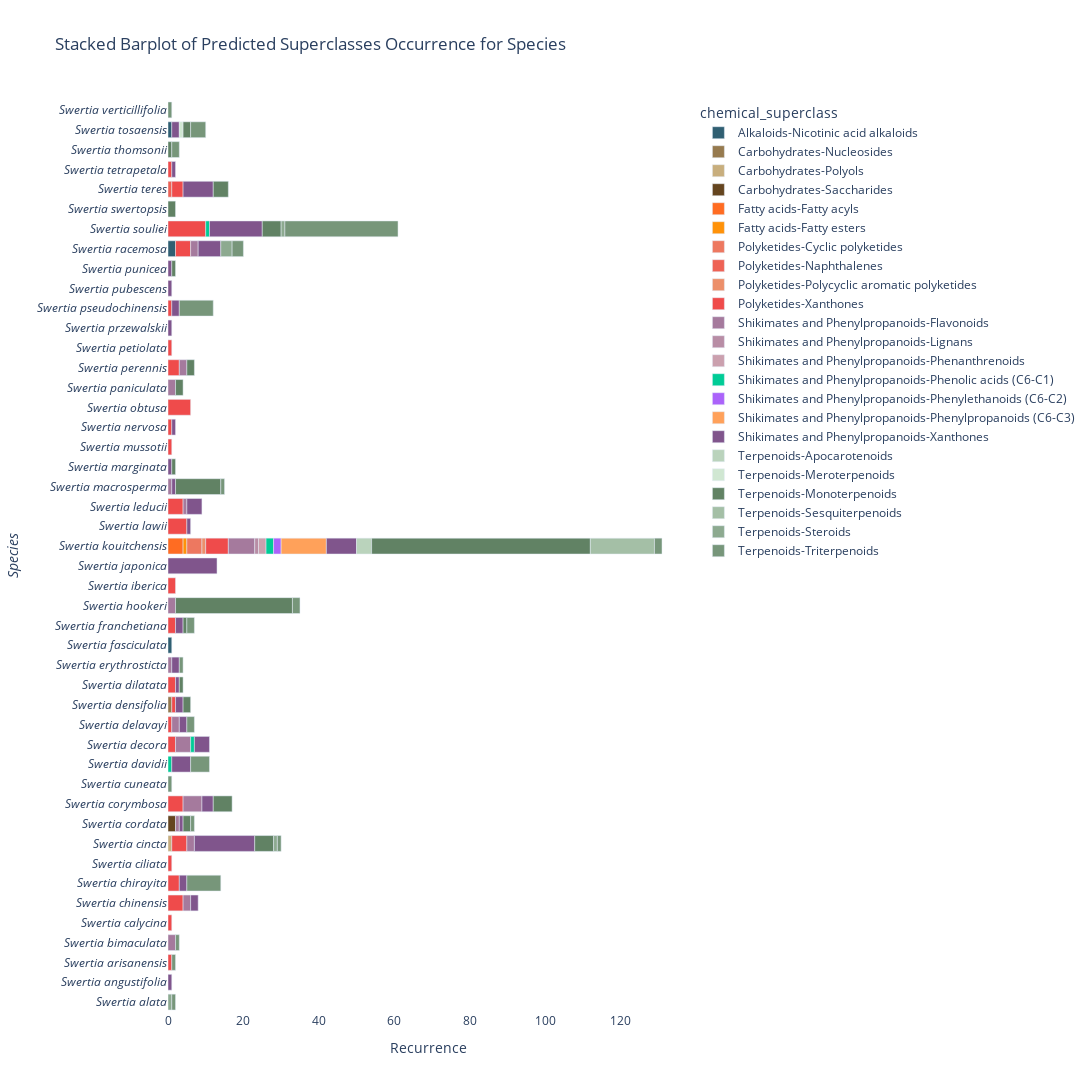

The code cell stored with this chart in its notebook:
### Markdown cell above
# BARPLOT CHEMICAL_SUPERCLASS - SPECIES

### Code cell
# Step 1: Read data from all .tsv files in the output_folder
all_data = pd.concat([pd.read_csv(os.path.join(output_folder, 'species_data', filename), sep='\t') for filename in os.listdir(os.path.join(output_folder, 'species_data')) if filename.endswith(".tsv")])

# Step 2: Rename the "organism_taxonomy_09species" column to "species"
all_data.rename(columns={'organism_taxonomy_09species': 'species'}, inplace=True)

# Remove 'API Error-API Error' and 'Not Classified-Not Classified'
all_data = all_data[~all_data['chemical_superclass'].isin(['API Error-API Error', 'Not Classified-Not Classified'])]

# Apply the function to each row
all_data[['Pathway', 'superclass']] = all_data.apply(lambda row: split_chemical_superclass(row), axis=1, result_type='expand')

# Step 4: Process data for color mapping
color_map = {}
for pathway, superclasses in all_data.groupby('Pathway')['superclass'].unique().items():
    shades = generate_shades(pathway, len(superclasses))
    for superclass, shade in zip(superclasses, shades):
        color_map[f"{pathway}-{superclass}"] = shade

# Step 5: Group and aggregate data to calculate recurrence
agg_data = all_data.groupby(['species', 'chemical_superclass']).size().reset_index(name='recurrence')

# Convert 'species' column to categorical data
agg_data['species'] = pd.Categorical(agg_data['species'], categories=agg_data['species'].unique(), ordered=True)

# Get unique species names
unique_species = agg_data['species'].unique()

# Get unique chemical superclasses and sort them alphabetically
unique_superclasses = sorted(agg_data['chemical_superclass'].unique())

# Calculate total recurrence for each species
total_recurrence_per_species = agg_data.groupby('species')['recurrence'].sum()

# Create the stacked barplot with the custom color palette
fig = px.bar(agg_data, y='species', x='recurrence',
             title='Stacked Barplot of Predicted Superclasses Occurrence for Species',
             labels={'recurrence': 'Recurrence'},
             color='chemical_superclass',
             color_discrete_map=color_map,
             category_orders={'species': unique_species, 'chemical_superclass': unique_superclasses},
             orientation='h')

# Modify the y-axis label
fig.update_yaxes(title_text='<i>Species<i>')

# Set species labels in italics
fig.update_layout(yaxis=dict(tickmode='array',
                              tickvals=list(range(len(unique_species))),
                              ticktext=[f'<i>{species}</i>' for species in unique_species]
                              ))

# Set a white background
fig.update_layout(plot_bgcolor='white')

# Modify the size of the figure
fig.update_layout(width=1500, height=1500)

# Save the figure as an HTML file
fig.write_html(f'{output_folder}Wikidata_superclass_barplot_species.html')

# Show the figure
fig.show()

### Figure 1 — Plotly figure (JSON) as saved in the notebook; plotly's stock layout.template omitted (floating-point values rounded to 4 significant figures)
{"data": [{"alignmentgroup": "True", "hovertemplate": "chemical_superclass=Alkaloids-Nicotinic acid alkaloids<br>Recurrence=%{x}<br>species=%{y}<extra></extra>", "legendgroup": "Alkaloids-Nicotinic acid alkaloids", "marker": {"color": "#305F72", "pattern": {"shape": ""}}, "name": "Alkaloids-Nicotinic acid alkaloids", "offsetgroup": "Alkaloids-Nicotinic acid alkaloids", "orientation": "h", "showlegend": true, "textposition": "auto", "type": "bar", "x": [1, 2, 1], "xaxis": "x", "y": ["Swertia angustifolia", "Swertia ciliata", "Swertia marginata"], "yaxis": "y"}, {"alignmentgroup": "True", "hovertemplate": "chemical_superclass=Carbohydrates-Nucleosides<br>Recurrence=%{x}<br>species=%{y}<extra></extra>", "legendgroup": "Carbohydrates-Nucleosides", "marker": {"color": "#967a4e", "pattern": {"shape": ""}}, "name": "Carbohydrates-Nucleosides", "offsetgroup": "Carbohydrates-Nucleosides", "orientation": "h", "showlegend": true, "textposition": "auto", "type": "bar", "x": [1], "xaxis": "x", "y": ["Swertia obtusa"], "yaxis": "y"}, {"alignmentgroup": "True", "hovertemplate": "chemical_superclass=Carbohydrates-Polyols<br>Recurrence=%{x}<br>species=%{y}<extra></extra>", "legendgroup": "Carbohydrates-Polyols", "marker": {"color": "#c8ae7d", "pattern": {"shape": ""}}, "name": "Carbohydrates-Polyols", "offsetgroup": "Carbohydrates-Polyols", "orientation": "h", "showlegend": true, "textposition": "auto", "type": "bar", "x": [1], "xaxis": "x", "y": ["Swertia punicea"], "yaxis": "y"}, {"alignmentgroup": "True", "hovertemplate": "chemical_superclass=Carbohydrates-Saccharides<br>Recurrence=%{x}<br>species=%{y}<extra></extra>", "legendgroup": "Carbohydrates-Saccharides", "marker": {"color": "#65451f", "pattern": {"shape": ""}}, "name": "Carbohydrates-Saccharides", "offsetgroup": "Carbohydrates-Saccharides", "orientation": "h", "showlegend": true, "textposition": "auto", "type": "bar", "x": [2], "xaxis": "x", "y": ["Swertia pubescens"], "yaxis": "y"}, {"alignmentgroup": "True", "hovertemplate": "chemical_superclass=Fatty acids-Fatty acyls<br>Recurrence=%{x}<br>species=%{y}<extra></extra>", "legendgroup": "Fatty acids-Fatty acyls", "marker": {"color": "#ff6c22", "pattern": {"shape": ""}}, "name": "Fatty acids-Fatty acyls", "offsetgroup": "Fatty acids-Fatty acyls", "orientation": "h", "showlegend": true, "textposition": "auto", "type": "bar", "x": [4], "xaxis": "x", "y": ["Swertia japonica"], "yaxis": "y"}, {"alignmentgroup": "True", "hovertemplate": "chemical_superclass=Fatty acids-Fatty esters<br>Recurrence=%{x}<br>species=%{y}<extra></extra>", "legendgroup": "Fatty acids-Fatty esters", "marker": {"color": "#ff9209", "pattern": {"shape": ""}}, "name": "Fatty acids-Fatty esters", "offsetgroup": "Fatty acids-Fatty esters", "orientation": "h", "showlegend": true, "textposition": "auto", "type": "bar", "x": [1], "xaxis": "x", "y": ["Swertia japonica"], "yaxis": "y"}, {"alignmentgroup": "True", "hovertemplate": "chemical_superclass=Polyketides-Cyclic polyketides<br>Recurrence=%{x}<br>species=%{y}<extra></extra>", "legendgroup": "Polyketides-Cyclic polyketides", "marker": {"color": "#ed7860", "pattern": {"shape": ""}}, "name": "Polyketides-Cyclic polyketides", "offsetgroup": "Polyketides-Cyclic polyketides", "orientation": "h", "showlegend": true, "textposition": "auto", "type": "bar", "x": [4], "xaxis": "x", "y": ["Swertia japonica"], "yaxis": "y"}, {"alignmentgroup": "True", "hovertemplate": "chemical_superclass=Polyketides-Naphthalenes<br>Recurrence=%{x}<br>species=%{y}<extra></extra>", "legendgroup": "Polyketides-Naphthalenes", "marker": {"color": "#ee6255", "pattern": {"shape": ""}}, "name": "Polyketides-Naphthalenes", "offsetgroup": "Polyketides-Naphthalenes", "orientation": "h", "showlegend": true, "textposition": "auto", "type": "bar", "x": [1], "xaxis": "x", "y": ["Swertia calycina"], "yaxis": "y"}, {"alignmentgroup": "True", "hovertemplate": "chemical_superclass=Polyketides-Polycyclic aromatic polyketides<br>Recurrence=%{x}<br>species=%{y}<extra></extra>", "legendgroup": "Polyketides-Polycyclic aromatic polyketides", "marker": {"color": "#ec8f6a", "pattern": {"shape": ""}}, "name": "Polyketides-Polycyclic aromatic polyketides", "offsetgroup": "Polyketides-Polycyclic aromatic polyketides", "orientation": "h", "showlegend": true, "textposition": "auto", "type": "bar", "x": [1], "xaxis": "x", "y": ["Swertia japonica"], "yaxis": "y"}, {"alignmentgroup": "True", "hovertemplate": "chemical_superclass=Polyketides-Xanthones<br>Recurrence=%{x}<br>species=%{y}<extra></extra>", "legendgroup": "Polyketides-Xanthones", "marker": {"color": "#ef4b4b", "pattern": {"shape": ""}}, "name": "Polyketides-Xanthones", "offsetgroup": "Polyketides-Xanthones", "orientation": "h", "showlegend": true, "textposition": "auto", "type": "bar", "x": [1, 3, 10, 4, 1, 1, 3, 6, 1, 1, 4, 5, 6, 2, 2, 2, 1, 1, 2, 4, 4, 1, 3, 4, 1, 1], "xaxis": "x", "y": ["Swertia bimaculata", "Swertia calycina", "Swertia chirayita", "Swertia ciliata", "Swertia corymbosa", "Swertia davidii", "Swertia decora", "Swertia densifolia", "Swertia dilatata", "Swertia erythrosticta", "Swertia hookeri", "Swertia iberica", "Swertia japonica", "Swertia lawii", "Swertia macrosperma", "Swertia nervosa", "Swertia obtusa", "Swertia paniculata", "Swertia perennis", "Swertia pseudochinensis", "Swertia punicea", "Swertia racemosa", "Swertia souliei", "Swertia swertopsis", "Swertia teres", "Swertia thomsonii"], "yaxis": "y"}, {"alignmentgroup": "True", "hovertemplate": "chemical_superclass=Shikimates and Phenylpropanoids-Flavonoids<br>Recurrence=%{x}<br>species=%{y}<extra></extra>", "legendgroup": "Shikimates and Phenylpropanoids-Flavonoids", "marker": {"color": "#a57a9d", "pattern": {"shape": ""}}, "name": "Shikimates and Phenylpropanoids-Flavonoids", "offsetgroup": "Shikimates and Phenylpropanoids-Flavonoids", "orientation": "h", "showlegend": true, "textposition": "auto", "type": "bar", "x": [2, 2, 2, 1, 1, 7, 2, 1, 2, 4, 5, 1, 2, 2, 2], "xaxis": "x", "y": ["Swertia ciliata", "Swertia decora", "Swertia delavayi", "Swertia franchetiana", "Swertia hookeri", "Swertia japonica", "Swertia leducii", "Swertia mussotii", "Swertia paniculata", "Swertia perennis", "Swertia pseudochinensis", "Swertia pubescens", "Swertia punicea", "Swertia swertopsis", "Swertia tetrapetala"], "yaxis": "y"}, {"alignmentgroup": "True", "hovertemplate": "chemical_superclass=Shikimates and Phenylpropanoids-Lignans<br>Recurrence=%{x}<br>species=%{y}<extra></extra>", "legendgroup": "Shikimates and Phenylpropanoids-Lignans", "marker": {"color": "#b88da5", "pattern": {"shape": ""}}, "name": "Shikimates and Phenylpropanoids-Lignans", "offsetgroup": "Shikimates and Phenylpropanoids-Lignans", "orientation": "h", "showlegend": true, "textposition": "auto", "type": "bar", "x": [1], "xaxis": "x", "y": ["Swertia japonica"], "yaxis": "y"}, {"alignmentgroup": "True", "hovertemplate": "chemical_superclass=Shikimates and Phenylpropanoids-Phenanthrenoids<br>Recurrence=%{x}<br>species=%{y}<extra></extra>", "legendgroup": "Shikimates and Phenylpropanoids-Phenanthrenoids", "marker": {"color": "#cba0ae", "pattern": {"shape": ""}}, "name": "Shikimates and Phenylpropanoids-Phenanthrenoids", "offsetgroup": "Shikimates and Phenylpropanoids-Phenanthrenoids", "orientation": "h", "showlegend": true, "textposition": "auto", "type": "bar", "x": [2], "xaxis": "x", "y": ["Swertia japonica"], "yaxis": "y"}, {"alignmentgroup": "True", "hovertemplate": "chemical_superclass=Shikimates and Phenylpropanoids-Phenolic acids (C6-C1)<br>Recurrence=%{x}<br>species=%{y}<extra></extra>", "legendgroup": "Shikimates and Phenylpropanoids-Phenolic acids (C6-C1)", "marker": {"color": "#00cc96", "pattern": {"shape": ""}}, "name": "Shikimates and Phenylpropanoids-Phenolic acids (C6-C1)", "offsetgroup": "Shikimates and Phenylpropanoids-Phenolic acids (C6-C1)", "orientation": "h", "showlegend": true, "textposition": "auto", "type": "bar", "x": [1, 2, 1, 1], "xaxis": "x", "y": ["Swertia chirayita", "Swertia japonica", "Swertia perennis", "Swertia petiolata"], "yaxis": "y"}, {"alignmentgroup": "True", "hovertemplate": "chemical_superclass=Shikimates and Phenylpropanoids-Phenylethanoids (C6-C2)<br>Recurrence=%{x}<br>species=%{y}<extra></extra>", "legendgroup": "Shikimates and Phenylpropanoids-Phenylethanoids (C6-C2)", "marker": {"color": "#ab63fa", "pattern": {"shape": ""}}, "name": "Shikimates and Phenylpropanoids-Phenylethanoids (C6-C2)", "offsetgroup": "Shikimates and Phenylpropanoids-Phenylethanoids (C6-C2)", "orientation": "h", "showlegend": true, "textposition": "auto", "type": "bar", "x": [2], "xaxis": "x", "y": ["Swertia japonica"], "yaxis": "y"}, {"alignmentgroup": "True", "hovertemplate": "chemical_superclass=Shikimates and Phenylpropanoids-Phenylpropanoids (C6-C3)<br>Recurrence=%{x}<br>species=%{y}<extra></extra>", "legendgroup": "Shikimates and Phenylpropanoids-Phenylpropanoids (C6-C3)", "marker": {"color": "#FFA15A", "pattern": {"shape": ""}}, "name": "Shikimates and Phenylpropanoids-Phenylpropanoids (C6-C3)", "offsetgroup": "Shikimates and Phenylpropanoids-Phenylpropanoids (C6-C3)", "orientation": "h", "showlegend": true, "textposition": "auto", "type": "bar", "x": [12], "xaxis": "x", "y": ["Swertia japonica"], "yaxis": "y"}, {"alignmentgroup": "True", "hovertemplate": "chemical_superclass=Shikimates and Phenylpropanoids-Xanthones<br>Recurrence=%{x}<br>species=%{y}<extra></extra>", "legendgroup": "Shikimates and Phenylpropanoids-Xanthones", "marker": {"color": "#80558c", "pattern": {"shape": ""}}, "name": "Shikimates and Phenylpropanoids-Xanthones", "offsetgroup": "Shikimates and Phenylpropanoids-Xanthones", "orientation": "h", "showlegend": true, "textposition": "auto", "type": "bar", "x": [2, 1, 8, 14, 6, 1, 1, 2, 1, 1, 1, 1, 4, 1, 8, 13, 2, 2, 1, 2, 2, 4, 5, 3, 1, 16, 2, 2, 1], "xaxis": "x", "y": ["Swertia angustifolia", "Swertia bimaculata", "Swertia calycina", "Swertia chirayita", "Swertia ciliata", "Swertia cincta", "Swertia cordata", "Swertia corymbosa", "Swertia cuneata", "Swertia dilatata", "Swertia fasciculata", "Swertia franchetiana", "Swertia hookeri", "Swertia iberica", "Swertia japonica", "Swertia kouitchensis", "Swertia macrosperma", "Swertia mussotii", "Swertia nervosa", "Swertia obtusa", "Swertia paniculata", "Swertia perennis", "Swertia petiolata", "Swertia pseudochinensis", "Swertia pubescens", "Swertia punicea", "Swertia souliei", "Swertia swertopsis", "Swertia tosaensis"], "yaxis": "y"}, {"alignmentgroup": "True", "hovertemplate": "chemical_superclass=Terpenoids-Apocarotenoids<br>Recurrence=%{x}<br>species=%{y}<extra></extra>", "legendgroup": "Terpenoids-Apocarotenoids", "marker": {"color": "#bad3bc", "pattern": {"shape": ""}}, "name": "Terpenoids-Apocarotenoids", "offsetgroup": "Terpenoids-Apocarotenoids", "orientation": "h", "showlegend": true, "textposition": "auto", "type": "bar", "x": [4], "xaxis": "x", "y": ["Swertia japonica"], "yaxis": "y"}, {"alignmentgroup": "True", "hovertemplate": "chemical_superclass=Terpenoids-Meroterpenoids<br>Recurrence=%{x}<br>species=%{y}<extra></extra>", "legendgroup": "Terpenoids-Meroterpenoids", "marker": {"color": "#d0e7d2", "pattern": {"shape": ""}}, "name": "Terpenoids-Meroterpenoids", "offsetgroup": "Terpenoids-Meroterpenoids", "orientation": "h", "showlegend": true, "textposition": "auto", "type": "bar", "x": [1], "xaxis": "x", "y": ["Swertia angustifolia"], "yaxis": "y"}, {"alignmentgroup": "True", "hovertemplate": "chemical_superclass=Terpenoids-Monoterpenoids<br>Recurrence=%{x}<br>species=%{y}<extra></extra>", "legendgroup": "Terpenoids-Monoterpenoids", "marker": {"color": "#618264", "pattern": {"shape": ""}}, "name": "Terpenoids-Monoterpenoids", "offsetgroup": "Terpenoids-Monoterpenoids", "orientation": "h", "showlegend": true, "textposition": "auto", "type": "bar", "x": [2, 1, 4, 2, 5, 1, 2, 2, 1, 12, 58, 31, 1, 1, 2, 5, 2, 5], "xaxis": "x", "y": ["Swertia angustifolia", "Swertia arisanensis", "Swertia calycina", "Swertia chinensis", "Swertia chirayita", "Swertia cincta", "Swertia decora", "Swertia delavayi", "Swertia fasciculata", "Swertia franchetiana", "Swertia japonica", "Swertia leducii", "Swertia macrosperma", "Swertia nervosa", "Swertia obtusa", "Swertia pseudochinensis", "Swertia pubescens", "Swertia punicea"], "yaxis": "y"}, {"alignmentgroup": "True", "hovertemplate": "chemical_superclass=Terpenoids-Sesquiterpenoids<br>Recurrence=%{x}<br>species=%{y}<extra></extra>", "legendgroup": "Terpenoids-Sesquiterpenoids", "marker": {"color": "#a4bfa6", "pattern": {"shape": ""}}, "name": "Terpenoids-Sesquiterpenoids", "offsetgroup": "Terpenoids-Sesquiterpenoids", "orientation": "h", "showlegend": true, "textposition": "auto", "type": "bar", "x": [17], "xaxis": "x", "y": ["Swertia japonica"], "yaxis": "y"}, {"alignmentgroup": "True", "hovertemplate": "chemical_superclass=Terpenoids-Steroids<br>Recurrence=%{x}<br>species=%{y}<extra></extra>", "legendgroup": "Terpenoids-Steroids", "marker": {"color": "#8daa90", "pattern": {"shape": ""}}, "name": "Terpenoids-Steroids", "offsetgroup": "Terpenoids-Steroids", "orientation": "h", "showlegend": true, "textposition": "auto", "type": "bar", "x": [1, 3, 1, 1], "xaxis": "x", "y": ["Swertia chirayita", "Swertia ciliata", "Swertia punicea", "Swertia verticillifolia"], "yaxis": "y"}, {"alignmentgroup": "True", "hovertemplate": "chemical_superclass=Terpenoids-Triterpenoids<br>Recurrence=%{x}<br>species=%{y}<extra></extra>", "legendgroup": "Terpenoids-Triterpenoids", "marker": {"color": "#77967a", "pattern": {"shape": ""}}, "name": "Terpenoids-Triterpenoids", "offsetgroup": "Terpenoids-Triterpenoids", "orientation": "h", "showlegend": true, "textposition": "auto", "type": "bar", "x": [1, 4, 2, 30, 3, 9, 1, 2, 2, 2, 1, 2, 5, 1, 1, 1, 9, 1, 1, 1], "xaxis": "x", "y": ["Swertia alata", "Swertia angustifolia", "Swertia arisanensis", "Swertia chirayita", "Swertia ciliata", "Swertia corymbosa", "Swertia franchetiana", "Swertia japonica", "Swertia leducii", "Swertia macrosperma", "Swertia mussotii", "Swertia paniculata", "Swertia petiolata", "Swertia przewalskii", "Swertia pubescens", "Swertia punicea", "Swertia souliei", "Swertia tetrapetala", "Swertia thomsonii", "Swertia verticillifolia"], "yaxis": "y"}], "layout": {"barmode": "relative", "height": 1500, "legend": {"title": {"text": "chemical_superclass"}, "tracegroupgap": 0}, "plot_bgcolor": "white", "title": {"text": "Stacked Barplot of Predicted Superclasses Occurrence for Species"}, "width": 1500, "xaxis": {"anchor": "y", "domain": [0, 1], "title": {"text": "Recurrence"}}, "yaxis": {"anchor": "x", "categoryarray": ["Swertia verticillifolia", "Swertia tosaensis", "Swertia thomsonii", "Swertia tetrapetala", "Swertia teres", "Swertia swertopsis", "Swertia souliei", "Swertia racemosa", "Swertia punicea", "Swertia pubescens", "Swertia pseudochinensis", "Swertia przewalskii", "Swertia petiolata", "Swertia perennis", "Swertia paniculata", "Swertia obtusa", "Swertia nervosa", "Swertia mussotii", "Swertia marginata", "Swertia macrosperma", "Swertia leducii", "Swertia lawii", "Swertia kouitchensis", "Swertia japonica", "Swertia iberica", "Swertia hookeri", "Swertia franchetiana", "Swertia fasciculata", "Swertia erythrosticta", "Swertia dilatata", "Swertia densifolia", "Swertia delavayi", "Swertia decora", "Swertia davidii", "Swertia cuneata", "Swertia corymbosa", "Swertia cordata", "Swertia cincta", "Swertia ciliata", "Swertia chirayita", "Swertia chinensis", "Swertia calycina", "Swertia bimaculata", "Swertia arisanensis", "Swertia angustifolia", "Swertia alata"], "categoryorder": "array", "domain": [0, 1], "tickmode": "array", "ticktext": ["<i>Swertia alata</i>", "<i>Swertia angustifolia</i>", "<i>Swertia arisanensis</i>", "<i>Swertia bimaculata</i>", "<i>Swertia calycina</i>", "<i>Swertia chinensis</i>", "<i>Swertia chirayita</i>", "<i>Swertia ciliata</i>", "<i>Swertia cincta</i>", "<i>Swertia cordata</i>", "<i>Swertia corymbosa</i>", "<i>Swertia cuneata</i>", "<i>Swertia davidii</i>", "<i>Swertia decora</i>", "<i>Swertia delavayi</i>", "<i>Swertia densifolia</i>", "<i>Swertia dilatata</i>", "<i>Swertia erythrosticta</i>", "<i>Swertia fasciculata</i>", "<i>Swertia franchetiana</i>", "<i>Swertia hookeri</i>", "<i>Swertia iberica</i>", "<i>Swertia japonica</i>", "<i>Swertia kouitchensis</i>", "<i>Swertia lawii</i>", "<i>Swertia leducii</i>", "<i>Swertia macrosperma</i>", "<i>Swertia marginata</i>", "<i>Swertia mussotii</i>", "<i>Swertia nervosa</i>", "<i>Swertia obtusa</i>", "<i>Swertia paniculata</i>", "<i>Swertia perennis</i>", "<i>Swertia petiolata</i>", "<i>Swertia przewalskii</i>", "<i>Swertia pseudochinensis</i>", "<i>Swertia pubescens</i>", "<i>Swertia punicea</i>", "<i>Swertia racemosa</i>", "<i>Swertia souliei</i>", "<i>Swertia swertopsis</i>", "<i>Swertia teres</i>", "<i>Swertia tetrapetala</i>", "<i>Swertia thomsonii</i>", "<i>Swertia tosaensis</i>", "<i>Swertia verticillifolia</i>"], "tickvals": [0, 1, 2, 3, 4, 5, 6, 7, 8, 9, 10, 11, 12, 13, 14, 15, 16, 17, 18, 19, 20, 21, 22, 23, 24, 25, 26, 27, 28, 29, 30, 31, 32, 33, 34, 35, 36, 37, 38, 39, 40, 41, 42, 43, 44, 45], "title": {"text": "<i>Species<i>"}}}}
